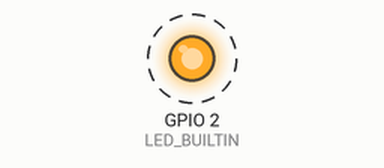
The sketch below on a simulated ESP32. Parts: output pins drawn as LEDs (lit = HIGH). Dashed ring = blinking.

Above: at 0.1 s.
Timing chart, 0 to 3.0 s (numbered marks = the images above):
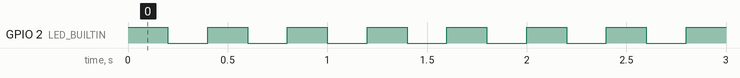

The sketch:

DOIT_ESP32_DEVKIT_V1.ino
```cpp
#define LED_BUILTIN 2
//chân DOIT ESP32 DEVKIT V1 là 2
void setup() {
  // Đặt chân GPIO là OUTPUT
  pinMode(LED_BUILTIN, OUTPUT);
}

void loop() {
  // Bật đèn
  digitalWrite(LED_BUILTIN, HIGH);
  delay(200); // Chờ 1 giây

  // Tắt đèn
  digitalWrite(LED_BUILTIN, LOW);
  delay(200); // Chờ 1 giây
}
// board: DOIT ESP32 DEVKIT V1
// port: COM6
```

Measured:
- by itself, GPIO 2 (LED_BUILTIN): alternates HIGH for 0.20 s and LOW for 0.20 s
